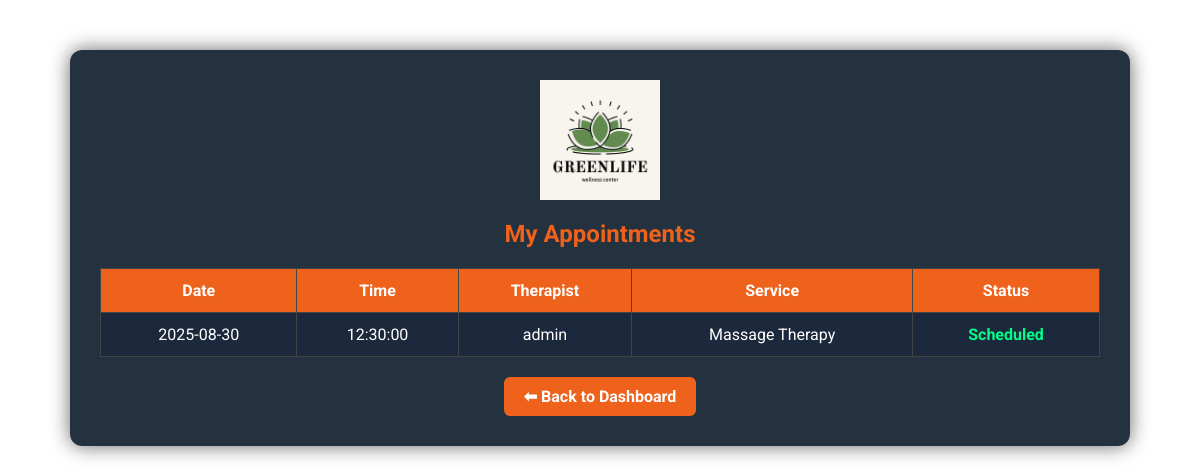
Screenshot of /Pages/my_appointments.php (signed in) with the database file from the repository.
### tables this page shows
CREATE TABLE IF NOT EXISTS `appointments` (
  `id` int UNSIGNED NOT NULL AUTO_INCREMENT,
  `member_id` int UNSIGNED NOT NULL,
  `therapist_id` int UNSIGNED NOT NULL,
  `appointment_date` date NOT NULL,
  `appointment_time` time NOT NULL,
  `service_type` varchar(100) NOT NULL,
  `status` enum('Scheduled','Completed','Cancelled') DEFAULT 'Scheduled',
  `created_at` timestamp NULL DEFAULT CURRENT_TIMESTAMP,
  `price` double NOT NULL DEFAULT '0',
  PRIMARY KEY (`id`)
);

CREATE TABLE IF NOT EXISTS `therapist` (
  `id` int NOT NULL AUTO_INCREMENT,
  `username` varchar(50) NOT NULL,
  `email` varchar(100) NOT NULL,
  `specialization` varchar(255) NOT NULL,
  `password` varchar(255) NOT NULL,
  `name` varchar(100) NOT NULL,
  `phone` varchar(20) DEFAULT NULL,
  `specialty` varchar(100) DEFAULT NULL,
  `status` enum('Active','Inactive') DEFAULT 'Active',
  PRIMARY KEY (`id`),
  UNIQUE KEY `username` (`username`),
  UNIQUE KEY `email` (`email`)
);

### Pages/my_appointments.php (the view, shortened to what this page needs)
<?php
include 'DBconnect.php';
$customer_id = $_SESSION['user_id'];
$stmt = $conn->prepare("
    SELECT a.id, a.appointment_date, a.appointment_time, a.service_type, a.status, t.username AS therapist_name
    FROM appointments a
    JOIN therapist t ON a.therapist_id = t.id
    WHERE a.member_id = ?
    ORDER BY a.appointment_date DESC, a.appointment_time DESC
");
$stmt->bind_param("i", $customer_id);
$stmt->execute();
$result = $stmt->get_result();
$appointments = $result->fetch_all(MYSQLI_ASSOC);
?>
<!DOCTYPE html>
<html lang="en">
<head>
</head>
<body>
<div class="container">
    <img src="../Images/logo.png" alt="GreenLife Wellness Logo" class="logo">
    <h2>My Appointments</h2>
    <?php if(count($appointments) > 0): ?>
        <table>
            <tr>
                <th>Date</th>
                <th>Time</th>
                <th>Therapist</th>
                <th>Service</th>
                <th>Status</th>
            </tr>
            <?php foreach($appointments as $a): ?>
            <tr>
                <td><?= htmlspecialchars($a['appointment_date']) ?></td>
                <td><?= htmlspecialchars($a['appointment_time']) ?></td>
                <td><?= htmlspecialchars($a['therapist_name']) ?></td>
                <td><?= htmlspecialchars($a['service_type']) ?></td>
                <td class="status <?= $a['status'] ?>"><?= htmlspecialchars($a['status']) ?></td>
            </tr>
            <?php endforeach; ?>
        </table>
    <?php else: ?>
        <p>You have no appointments yet.</p>
    <?php endif; ?>
    <a href="customer_dashboard.php" class="back-btn">⬅ Back to Dashboard</a>
</div>
</body>
</html>

### Pages/my_appointments.php (style rules this page uses)
body { font-family: 'Roboto', sans-serif; margin: 0; padding: 0; background: url('../Images/dashboard-bg.jpg') no-repeat center center fixed; background-size: cover; color: #fff; }
.container { background: rgba(13, 27, 42, 0.9); width: 90%; max-width: 1000px; margin: 50px auto; padding: 30px; border-radius: 12px; box-shadow: 0 0 20px rgba(0,0,0,0.6); text-align: center; }
.container img.logo { display: block; margin: 0 auto 20px; width: 120px; }
h2 { color: #ef621b; margin-bottom: 20px; }
table { width: 100%; border-collapse: collapse; margin-top: 20px; background: rgba(27,38,59,0.8); }
table th, table td { padding: 12px; border: 1px solid #444; text-align: center; }
table th { background-color: #ef621b; color: #fff; }
.back-btn { display: inline-block; margin-top: 20px; padding: 10px 20px; background: #ef621b; color: #fff; text-decoration: none; border-radius: 6px; font-weight: bold; transition: background 0.3s; }
.status { font-weight: bold; }
.status.Scheduled { color: #00ff88; }

### rows the page displays
appointments: appointment_date "2025-08-30", appointment_time "12:30:00", therapist.username "admin", service_type "Massage Therapy", status "Scheduled"
